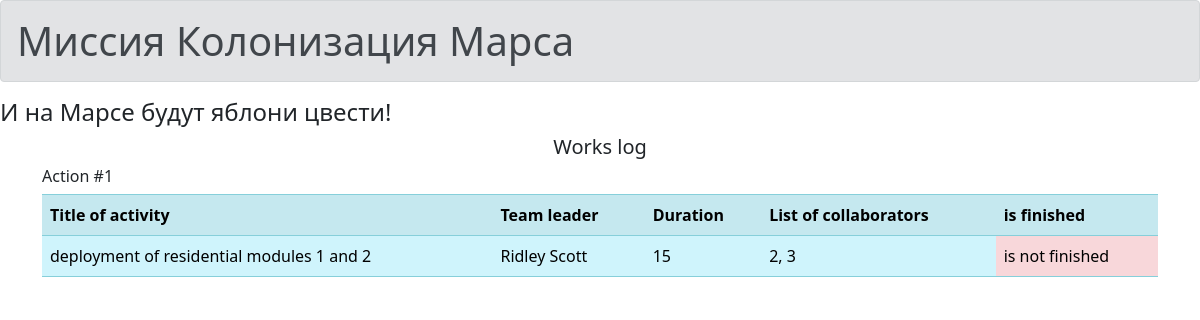
Before: / with the older database file.
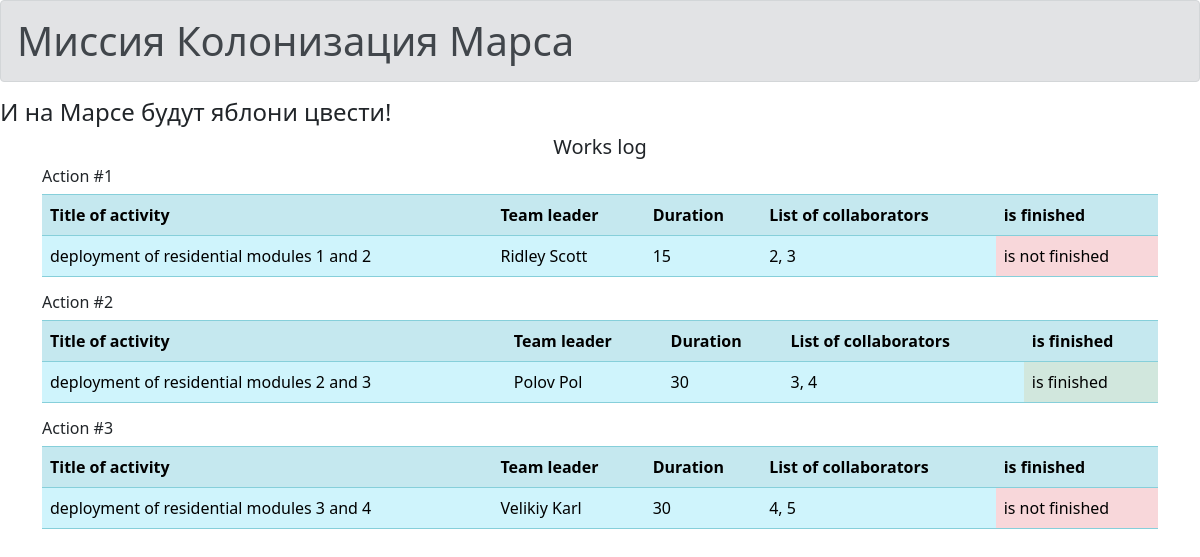
After: the same page with the newer database file.
### data/jobs.py (models this page shows)
class Jobs(SqlAlchemyBase):
    __tablename__ = 'jobs'
    id = sqlalchemy.Column(sqlalchemy.Integer,
                           primary_key=True, autoincrement=True)
    team_leader = sqlalchemy.Column(sqlalchemy.Integer, ForeignKey('users.id'), nullable=False)
    job = sqlalchemy.Column(sqlalchemy.Text, nullable=True)
    work_size = sqlalchemy.Column(sqlalchemy.Integer, nullable=False)
    collaborators = sqlalchemy.Column(sqlalchemy.String, nullable=True)
    start_date = sqlalchemy.Column(sqlalchemy.DateTime, default=datetime.datetime.now)
    end_date = sqlalchemy.Column(sqlalchemy.DateTime, nullable=True)
    is_finished = sqlalchemy.Column(sqlalchemy.Boolean, default=False)
    team_leader_user = orm.relationship("User", back_populates='job')

### data/users.py (models this page shows, shortened)
class User(SqlAlchemyBase, UserMixin):
    __tablename__ = 'users'
    id = sqlalchemy.Column(sqlalchemy.Integer,
                           primary_key=True, autoincrement=True)
    surname = sqlalchemy.Column(sqlalchemy.String, nullable=True)
    name = sqlalchemy.Column(sqlalchemy.String, nullable=True)
    age = sqlalchemy.Column(sqlalchemy.Integer, nullable=True)
    position = sqlalchemy.Column(sqlalchemy.String, nullable=True)
    speciality = sqlalchemy.Column(sqlalchemy.String, nullable=True)
    address = sqlalchemy.Column(sqlalchemy.String, nullable=True)
    email = sqlalchemy.Column(sqlalchemy.String,
                              index=True, unique=True, nullable=True)
    hashed_password = sqlalchemy.Column(sqlalchemy.String, nullable=True)
    modified_date = sqlalchemy.Column(sqlalchemy.DateTime,
                                      default=datetime.datetime.now)
    job = orm.relationship('Jobs')

### main.py (the view)
    @app.route("/")
    def table():
        jobs = db_sess.query(Jobs).all()
        users = db_sess.query(User).all()
        users_dict = {user.id: (user.name, user.surname) for user in users}
        return render_template('table.html', jobs=jobs, users_dict=users_dict)

### templates/table.html
{% extends "base.html" %}
{% block content %}
<h5 align="center">Works log</h5>
<div>
    {% for job in jobs %}
    <h6>Action #{{ job.id }}</h6>
    <table class="table table-info table-striped">
        <tr>
            <th>Title of activity</th>
            <th>Team leader</th>
            <th>Duration</th>
            <th>List of collaborators</th>
            <th>is finished</th>
        </tr>
        <tr>
            <td>{{ job.job }}</td>
            {% set team_leader = users_dict[job.team_leader] if job.team_leader in users_dict else (None, None) %}
            <td>{{ team_leader[0] if team_leader[0] else 'Error' }} {{ team_leader[1] if team_leader[1] else '' }}</td>
            <td>{{ job.work_size }}</td>
            <td>{{ job.collaborators }}</td>
            {% if job.is_finished %}
            <td class="table-success">is finished</td>
            {% else %}
            <td class="table-danger">is not finished</td>
            {% endif %}
        </tr>
    </table>
    {% endfor %}
</div>
{% endblock %}

### templates/base.html (shortened to what this page needs)
<!doctype html>
<html lang="en">
<head>
    <link rel="stylesheet"
          href="https://stackpath.bootstrapcdn.com/bootstrap/4.4.1/css/bootstrap.min.css"
>
    <link rel="stylesheet"
          href="https://cdn.jsdelivr.net/npm/bootstrap@5.0.0-beta1/dist/css/bootstrap.min.css"
>
</head>
<body>
<header>
    <h1 class="alert alert-secondary" role="alert">
        Миссия Колонизация Марса
    </h1>
    <h4>
        И на Марсе будут яблони цвести!
    </h4>
</header>
<main role="main" class="container">
    {% block content %}{% endblock %}
</main>
</body>
</html>

Changed rows visible on the page:
added Jobs: id "2", job "deployment of residential modules 2 and 3", work_size "30", collaborators "3, 4", is_finished "is finished"
now on this page (row edited): User: name "Polov", surname "Pol"
added Jobs: id "3", job "deployment of residential modules 3 and 4", work_size "30", collaborators "4, 5", is_finished "is not finished"
now on this page (row edited): User: name "Velikiy", surname "Karl"
